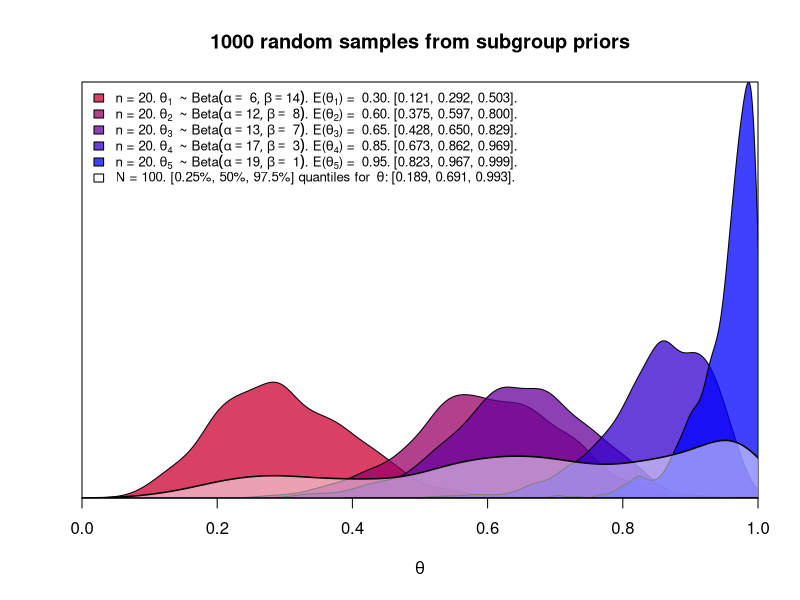

The R script that drew this image:
set.seed(7)
n <- 1000
priors <- c(.3,.6,.65,.85,.95)
alphas <- 20 * priors
betas <- 20 - alphas
thetas <- mapply(rbeta, alphas, betas, MoreArgs = list(n=n))
thetao <- as.vector(thetas)
ci <- apply(thetas, 2, function(x) quantile(x, probs = c(0.025, 0.50, 0.975)))
cio <- quantile(thetao, probs = c(0.025, 0.50, 0.975))
theta_density <- apply(thetas, 2, density)
overall_density <- density(thetao)
pdf("subgrouppriors.pdf", width=8, height=8)
plot(seq(0,1,.1), type='n',
     xlim=c(0,1),
     xaxs='i',
     yaxs='i',
     yaxt='n',
     main = '1000 random samples from subgroup priors',
     xlab = expression(theta), ylab = "", 
     ylim = c(0, max(sapply(theta_density, function(d) max(d$y)))))

for (i in 1:length(theta_density)) {
  polygon(theta_density[[i]], 
          col = rgb(1-i/length(theta_density), 0, i/length(theta_density), alpha = 0.75))
}
polygon(overall_density, col = rgb(1, 1, 1, alpha = 0.5), lwd = 1.5)

legend_entries <- sapply(1:length(alphas), function(i) {
  alpha_str <- sprintf("%2d", alphas[i])
  beta_str <- sprintf("%2d", betas[i])
  ci_range <- sprintf("[%.3f, %.3f, %.3f]", ci[1, i], ci[2,i], ci[3, i])
  m <- sprintf("%.2f",alphas[i] / (alphas[i] + betas[i]))
  bquote("n = 20." ~ theta[.(i)] ~ " ~ Beta" (alpha == .(alpha_str),
                                  beta == .(beta_str)) * ". E(" * theta[.(i)] * ") = " ~ .(m) * "." ~ .(ci_range) * ".")
})

oci <- sprintf("[%.3f, %.3f, %.3f]", cio[1], cio[2], cio[3])

legend("topleft", legend = c(legend_entries, bquote("N = 100. [0.25%, 50%, 97.5%] quantiles for " ~ theta * ":"~ .(oci) * ".")), 
       fill = c(sapply(1:length(theta_density), function(i) rgb(1-i / length(theta_density), 0,i / length(theta_density), alpha = 0.75)), rgb(1, 1, 1, alpha = 0.5)),
       bty = "n", text.font = 2, cex=.8)
dev.off()
